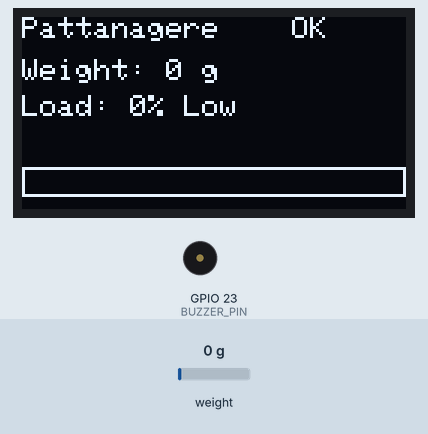
Simulated run of this sketch. Board: ESP32. On the bench: 128×64 one-colour display, buzzer (waves = sounding, pin HIGH). Inputs (shaded band) come from the test bench; at power-on: weight on the scale 0 g. WiFi joins after 1.5 s; servers stay silent unless stated; uploads are accepted with an empty reply; what the sketch prints to the serial monitor is not drawn.

Above: at 10.6 s.
10.7 s: weight on the scale set to 2500 g
At 14.2 s:
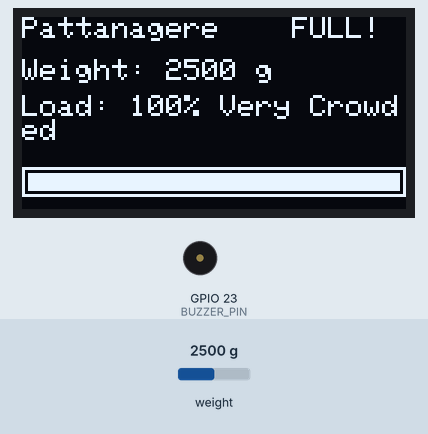
14.5 s: weight on the scale set to 100 g
At 17.4 s:
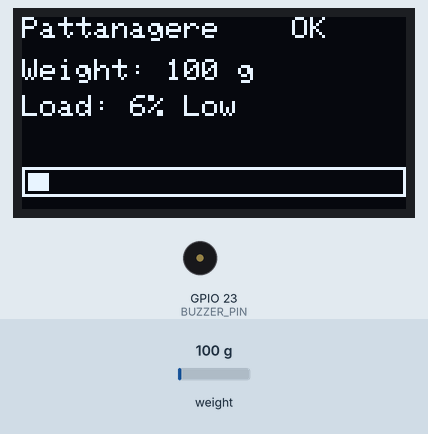
17.7 s: weight on the scale set to 1250 g
At 19.2 s:
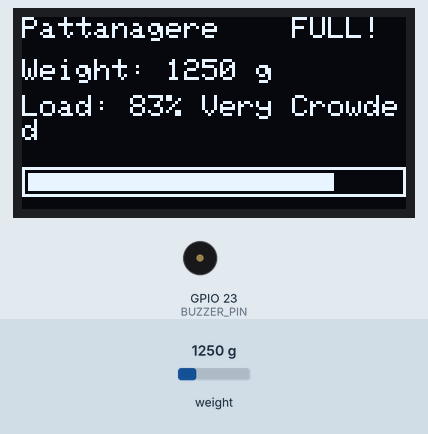
19.7 s: weight on the scale set to 3750 g
At 21.5 s:
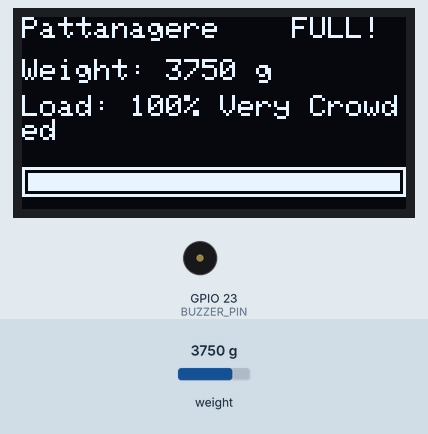
Timing chart, 0 to 23.0 s (numbered marks = the images above; inputs shaded):
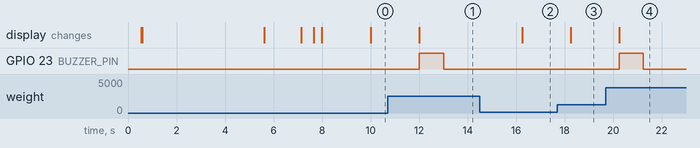

The sketch:

final.ino
```cpp
#define BLYNK_TEMPLATE_ID   "TMPL319CcbeOP"
#define BLYNK_TEMPLATE_NAME "Coach Occupancy"
#define BLYNK_AUTH_TOKEN    "BYLNK_AUTH_TOKEN"

#include <Wire.h>
#include <Adafruit_GFX.h>
#include <Adafruit_SSD1306.h>
#include <HX711.h>
#include <WiFi.h>
#include <HTTPClient.h>
#include <BlynkSimpleEsp32.h>

const char* WIFI_SSID       = "Tanish";
const char* WIFI_PASS   = "PASSWORD";
const char* SERVER_URL  = "http://10.232.x.x:5000";
const char* BLYNK_SERVER = "sgp1.blynk.cloud";

const int   DT_PIN            = 16;
const int   SCK_PIN           = 4;
const float CALIBRATION_FACTOR = 523.8466;
const float DEADBAND_G         = 5.0;
const float FULL_G             = 1500.0;

#define SCREEN_WIDTH 128
#define SCREEN_HEIGHT 64
#define OLED_RESET   -1
Adafruit_SSD1306 display(SCREEN_WIDTH, SCREEN_HEIGHT, &Wire, OLED_RESET);

const int BUZZER_PIN = 23;

const unsigned long SEND_EVERY_MS   = 2000;
const unsigned long BLYNK_EVERY_MS  = 2000;
unsigned long lastSend  = 0;
unsigned long lastBlynk = 0;
bool buzzerOn = false;

HX711 scale;

String levelLabel(float pct) {
  if (pct < 0.25) return "Low";
  if (pct < 0.50) return "Moderate";
  if (pct < 0.75) return "Crowded";
  return "Very Crowded";
}

void updateOLED(float grams, float pct) {
  int occ = (int)(pct * 100);
  display.clearDisplay();
  display.setTextColor(WHITE);

  display.setTextSize(1);
  display.setCursor(0, 0);
  display.print("Pattanagere");
  display.setCursor(90, 0);
  display.print(occ >= 80 ? "FULL!" : "OK");

  display.setCursor(0, 14);
  display.print("Weight: ");
  display.print(grams, 0);
  display.print(" g");

  display.setCursor(0, 26);
  display.print("Load: ");
  display.print(occ);
  display.print("% ");
  display.print(levelLabel(pct));

  display.drawRect(0, 50, 128, 10, WHITE);
  int barW = (occ * 124) / 100;
  if (barW > 124) barW = 124;
  display.fillRect(2, 52, barW, 6, WHITE);

  display.display();
}

void setup() {
  Serial.begin(115200);
  delay(500);

  pinMode(BUZZER_PIN, OUTPUT);
  digitalWrite(BUZZER_PIN, LOW);

  Wire.begin(21, 22);
  if (!display.begin(SSD1306_SWITCHCAPVCC, 0x3C)) {
    Serial.println("OLED not found! Check wiring.");
    while (true);
  }
  display.clearDisplay();
  display.setTextSize(1);
  display.setTextColor(WHITE);
  display.setCursor(10, 20);
  display.println("Starting up...");
  display.display();

  scale.begin(DT_PIN, SCK_PIN);
  scale.set_scale(CALIBRATION_FACTOR);
  Serial.println("Platform EMPTY. Taring in 3 s...");
  display.clearDisplay();
  display.setCursor(10, 20);
  display.println("Taring... keep empty");
  display.display();
  delay(3000);
  scale.tare(20);
  Serial.println("Tare done.");

  display.clearDisplay();
  display.setCursor(10, 20);
  display.println("Connecting WiFi...");
  display.display();
  WiFi.mode(WIFI_STA);
  WiFi.begin(WIFI_SSID, WIFI_PASS);
  unsigned long t0 = millis();
  while (WiFi.status() != WL_CONNECTED && millis() - t0 < 20000) {
    delay(500);
    Serial.print(".");
  }
  if (WiFi.status() != WL_CONNECTED) {
    Serial.println("\nWiFi failed. Running without cloud.");
    display.clearDisplay();
    display.setCursor(10, 20);
    display.println("WiFi FAILED");
    display.println("No Blynk / No Bot");
    display.display();
    delay(2000);
  } else {
    Serial.print("\nConnected. IP: ");
    Serial.println(WiFi.localIP());
    display.clearDisplay();
    display.setCursor(10, 20);
    display.println("WiFi Connected!");
    display.display();
    delay(500);

    display.clearDisplay();
    display.setCursor(10, 20);
    display.println("Connecting Blynk...");
    display.display();
    Blynk.config(BLYNK_AUTH_TOKEN, BLYNK_SERVER, 80);
    Blynk.connect(5000);
    if (Blynk.connected()) {
      Serial.println("Blynk connected.");
    } else {
      Serial.println("Blynk failed. Bot posting still works.");
    }
  }

  display.clearDisplay();
  display.setCursor(10, 20);
  display.println("System Ready!");
  display.display();
  delay(1000);
  Serial.println("Ready.");
  Serial.print("Bot URL: ");
  Serial.println(SERVER_URL);
}

void loop() {
  Blynk.run();

  unsigned long now = millis();
  if (now - lastSend < SEND_EVERY_MS) return;
  lastSend = now;

  if (!scale.is_ready()) return;

  float grams = scale.get_units(10);
  if (grams < DEADBAND_G) grams = 0;
  float pct = grams / FULL_G;
  if (pct > 1.0) pct = 1.0;
  int occ = (int)(pct * 100);

  updateOLED(grams, pct);

  Serial.print("grams="); Serial.print(grams, 1);
  Serial.print("  occ="); Serial.print(occ);
  Serial.print("%  level="); Serial.println(levelLabel(pct));

  static bool buzzedThisCycle = false;
  if (pct >= 0.90 && !buzzedThisCycle) {
    digitalWrite(BUZZER_PIN, HIGH);
    delay(1000);
    digitalWrite(BUZZER_PIN, LOW);
    buzzedThisCycle = true;
  } else if (pct < 0.80) {
    buzzedThisCycle = false;
  }

  HTTPClient http;
  http.begin(SERVER_URL);
  http.addHeader("Content-Type", "application/json");
  http.setTimeout(3000);
  String body = "{\"grams\": " + String(grams, 1) + "}";
  int code = http.POST(body);
  Serial.print("  POST status="); Serial.println(code);
  if (code == -1) {
  Serial.print("Cannot reach bot. Expected IP: ");
  Serial.println(SERVER_URL);
  Serial.print("ESP32 IP: ");
  Serial.println(WiFi.localIP());
  }
  http.end();

  if (now - lastBlynk >= BLYNK_EVERY_MS && Blynk.connected()) {
    lastBlynk = now;
    Blynk.virtualWrite(V0, grams);  // kg
    Blynk.virtualWrite(V1, grams / 65.0);  //OCC
    Blynk.virtualWrite(V2, levelLabel(pct));  // string
  }
}
```

Measured:
- after the input at 10.7 s, GPIO 23 (BUZZER_PIN): LOW → HIGH after 1.3 s, → LOW 1.0 s later; the display: changes after 1.3 s (image 1)
- after the input at 14.5 s, the display: changes after 1.7 s (image 2)
- after the input at 17.7 s, the display: changes after 0.54 s (image 3)
- after the input at 19.7 s, GPIO 23 (BUZZER_PIN): LOW → HIGH after 0.54 s, → LOW 1.0 s later; the display: changes after 0.54 s (image 4)
